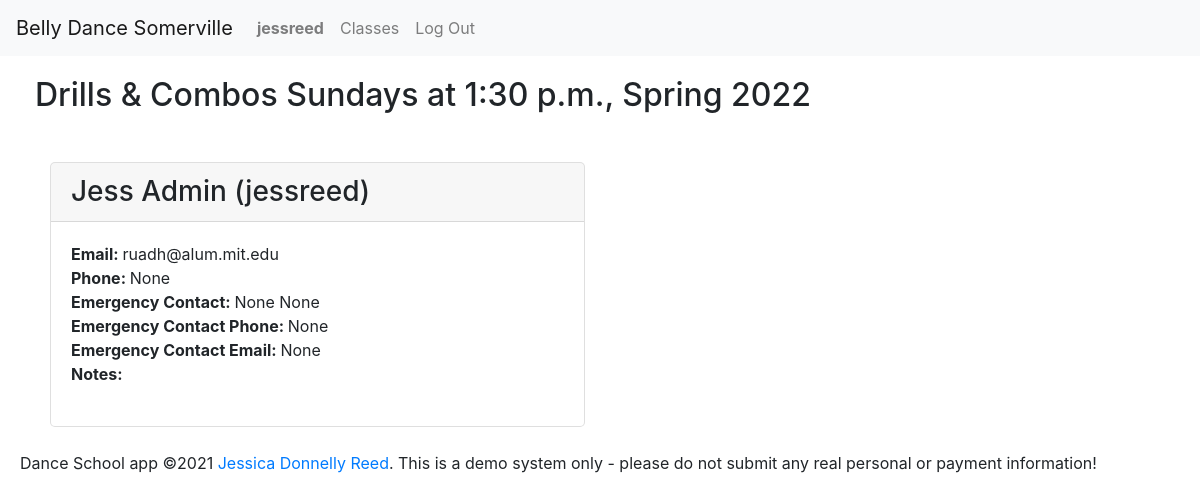
Page /contact-sheet/8 (signed in) on the earlier database version.
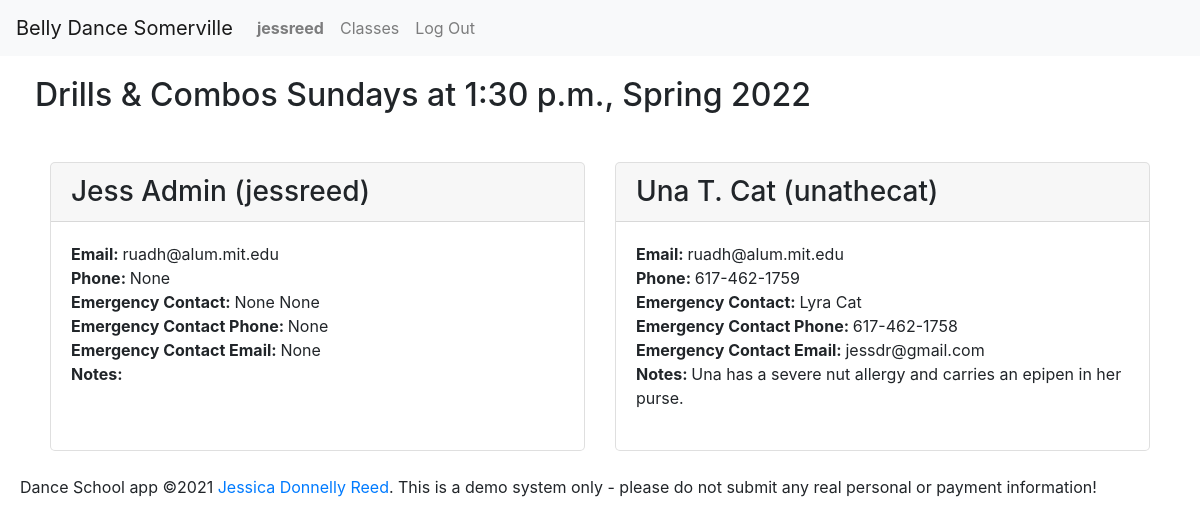
Same page on the later database version.
### enrollment/models.py (models this page shows, shortened)
class User(AbstractUser):
    timezone = models.CharField(max_length=32, choices=TIMEZONES,
                                default=settings.DEFAULT_TIMEZONE)
    first_name = models.CharField(max_length=128, null=False, blank=False)
    last_name = models.CharField(max_length=128, null=False, blank=False)
    email = models.EmailField(max_length=254, null=False, blank=False)
    phone = models.CharField(max_length=32, null=True, blank=True)
    emergency_first = models.CharField(max_length=128, null=True, blank=True)
    emergency_last = models.CharField(max_length=128, null=True, blank=True)
    emergency_email = models.EmailField(max_length=254, null=True, blank=True)
    emergency_phone = models.CharField(max_length=32, null=True, blank=True)
    accept_terms = models.DateTimeField(null=True, blank=True)
    contact_sheet_notes = models.CharField(
        max_length=2048, null=True, blank=True)
    def __str__(self):
        return f'{self.first_name} {self.last_name} ({self.username})'

### enrollment/views.py (the view)
# urls.py: path('contact-sheet/<int:id>', views.contact_sheet, name='contact_sheet'),
@login_required
def contact_sheet(request, id):
    set_timezone(request)
    if request.user.is_staff:
        try:
            offering = Offering.objects.get(id=id)
        except Offering.DoesNotExist:
            offering = None
            students = None
        try:
            students = User.objects.filter(
                orders__line_items__offering=offering).order_by('last_name','first_name')
        except User.DoesNotExist:
            students = None
        return render(request, 'enrollment/contact-sheet.html', {
            'offering': offering,
            'students': students
        })
    else:
        return render(request, 'enrollment/contact-sheet.html', {
            'offerings': None,
            'message': 'You are not authorized to view this page'
        })

### enrollment/context_processors.py (called while the page is built)
def global_settings(request):
    return {
    'DEFAULT_TIMEZONE': settings.DEFAULT_TIMEZONE,
    'TIME_FORMAT': settings.TIME_FORMAT,
    'DATE_FORMAT': settings.DATE_FORMAT,
    'DATE_TIME_FORMAT': settings.DATE_TIME_FORMAT,
    'DATE_TIME_FORMAT_NO_YEAR': settings.DATE_TIME_FORMAT_NO_YEAR,
    'DATE_TIME_TIMEZONE_FORMAT': settings.DATE_TIME_TIMEZONE_FORMAT,
    'SCHOOL_NAME': settings.SCHOOL_NAME,
    'SCHOOL_POLICIES': settings.SCHOOL_POLICIES,
    'NO_OFFERINGS': settings.NO_OFFERINGS,
    }

### enrollment/models.py (called while the page is built)
    def __str__(self):
        return self.name

    @property
    def weekday_name(self):
        return settings.WEEKDAYS[self.weekday][1]

### enrollment/views.py (called while the page is built)
def set_timezone(request):
    if request.user.is_authenticated:
        timezone.activate(request.user.timezone)
    else:
        timezone.activate(settings.DEFAULT_TIMEZONE)

### enrollment/templates/enrollment/contact-sheet.html
{% extends "enrollment/layout.html" %}
{% block body %}
{% if offering %}
    <div class="container" id="contact-sheet">
        <div class="row">
            <h2>{{offering.course.title}} {{offering.weekday_name}}s at {{offering.start_time}}, {{offering.semester}}</h2>
        </div>
        <div class = "row">
            {% if students %}
                {% for student in students %}
                <div class="col-md-6 mb-4">
                    <div class="card h-100">
                        <h3 class="card-header">{{student}}</h3>
                        <div class="card-body">
                            <div>
                                <span class="label">Email: </span> <span>{{student.email}}</span>
                            </div>
                            <div>
                                <span class="label">Phone: </span> <span>{{student.phone}}</span>
                            </div>
                            <div>
                                <span class="label">Emergency Contact: </span> <span>{{student.emergency_first}} {{student.emergency_last}}</span>
                            </div>
                            <div>
                                <span class="label">Emergency Contact Phone: </span> <span>{{student.emergency_phone}}</span>
                            </div>
                            <div>
                                <span class="label">Emergency Contact Email: </span> <span>{{student.emergency_email}}</span>
                            </div>
                            <div>
                                <span class="label">Notes: </span> <span>{{student.contact_sheet_notes|default_if_none:""}}</span>
                            </div>
                        </div>
                    </div>
                </div>
                {% endfor %}
            {% else %}
                <h3>No students enrolled.</h3>
            {% endif %}
        </div>
    </div>
{% endif %}
{% endblock %}

### enrollment/templates/enrollment/layout.html (shortened to what this page needs)
{% load static %}
{% load tz %}
<!DOCTYPE html>
<html lang="en">
<head>
    <link rel="stylesheet" href="https://stackpath.bootstrapcdn.com/bootstrap/4.4.1/css/bootstrap.min.css"
>
    <link href="{% static 'enrollment/styles.css' %}" rel="stylesheet">
</head>
<body>
    <nav class="navbar navbar-expand-sm navbar-light bg-light">
        <a class="navbar-brand" href="#">{{SCHOOL_NAME}}</a>
        <div class="collapse navbar-collapse" id="main-nav">
            <ul class="navbar-nav mr-auto">
                {% if user.is_authenticated %}
                    <li class="nav-item">
                        <a class="nav-link" href="{% url 'view_profile' user.id %}"><strong>{{user.username}}</strong></a>
                    </li>
                {% endif %}
                    <li class="nav-item">
                        <a class="nav-link" href="{% url 'index' %}">Classes</a>
                    </li>
                {% if user.is_authenticated %}
                    <li class="nav-item">
                        <a class="nav-link" href="{% url 'logout' %}">Log Out</a>
                    </li>
                {% endif %}
            </ul>
        </div>
    </nav>
    {% block body %}
    {% endblock %}
    <footer>
        Dance School app &copy;2021 <a href="https://github.com/ruadh">Jessica Donnelly Reed</a>.  This is a demo system only - please do not submit any real personal or payment information!
    </footer>
</body>
</html>

Differences in the rows shown:
now on this page (row edited): User: first_name+last_name+username "Una T. Cat (unathecat)", email "ruadh@alum.mit.edu", phone "617-462-1759", emergency_first "Lyra", emergency_last "Cat", emergency_phone "617-462-1758", emergency_email "jessdr@gmail.com", contact_sheet_notes "Una has a severe nut allergy and carries an epipen in her purse."
